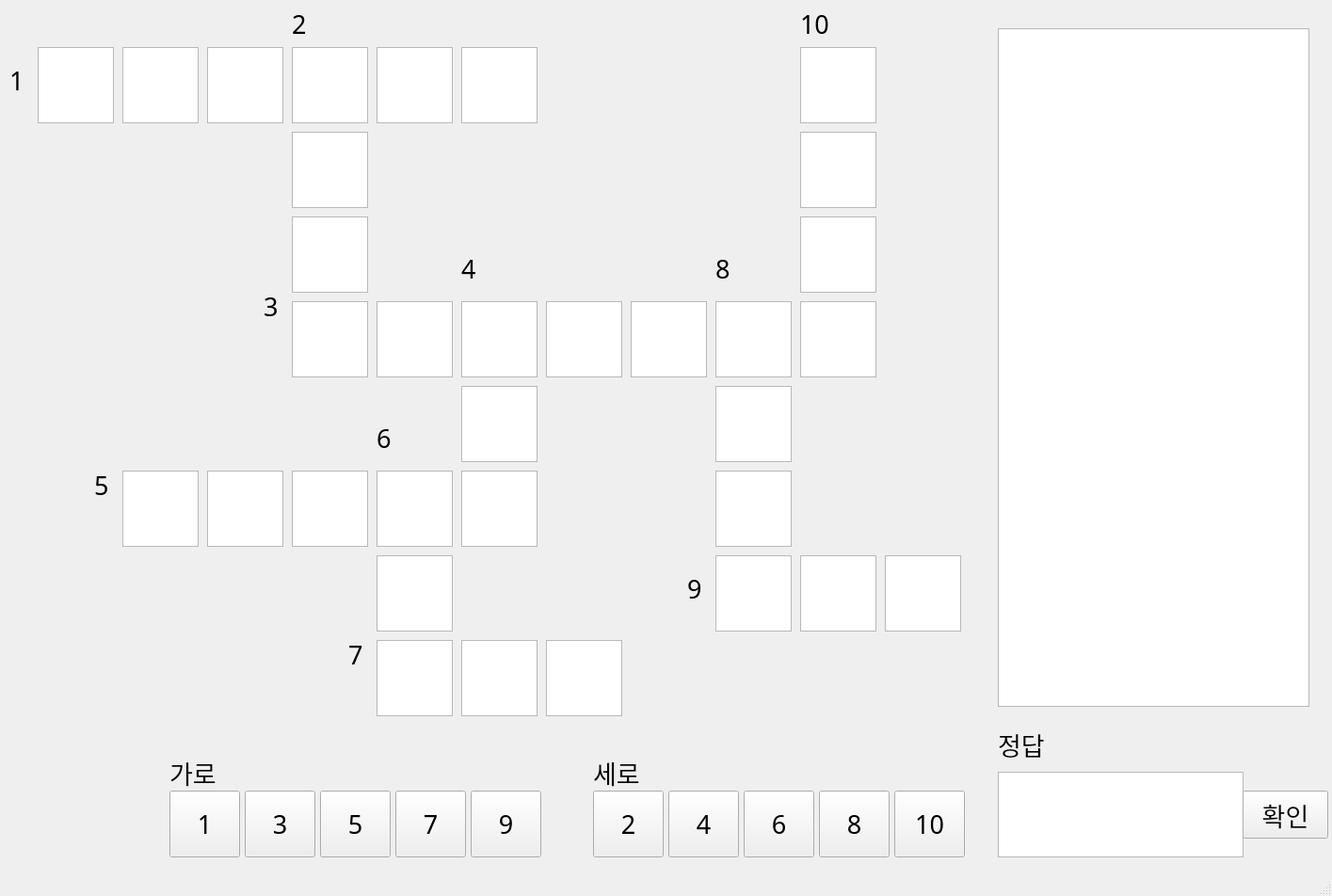
<?xml version="1.0" encoding="UTF-8"?>
<ui version="4.0">
 <class>MainWindow</class>
 <widget class="QMainWindow" name="MainWindow">
  <property name="geometry">
   <rect>
    <x>0</x>
    <y>0</y>
    <width>1415</width>
    <height>952</height>
   </rect>
  </property>
  <property name="windowTitle">
   <string>MainWindow</string>
  </property>
  <widget class="QWidget" name="centralwidget">
   <widget class="QTextEdit" name="A1">
    <property name="geometry">
     <rect>
      <x>40</x>
      <y>50</y>
      <width>81</width>
      <height>81</height>
     </rect>
    </property>
    <property name="font">
     <font>
      <family>함초롬돋움</family>
      <pointsize>25</pointsize>
     </font>
    </property>
   </widget>
   <widget class="QTextEdit" name="A21">
    <property name="geometry">
     <rect>
      <x>130</x>
      <y>500</y>
      <width>81</width>
      <height>81</height>
     </rect>
    </property>
    <property name="font">
     <font>
      <family>함초롬돋움</family>
      <pointsize>25</pointsize>
     </font>
    </property>
   </widget>
   <widget class="QTextEdit" name="A2">
    <property name="geometry">
     <rect>
      <x>130</x>
      <y>50</y>
      <width>81</width>
      <height>81</height>
     </rect>
    </property>
    <property name="font">
     <font>
      <family>함초롬돋움</family>
      <pointsize>25</pointsize>
     </font>
    </property>
   </widget>
   <widget class="QTextEdit" name="A12">
    <property name="geometry">
     <rect>
      <x>310</x>
      <y>320</y>
      <width>81</width>
      <height>81</height>
     </rect>
    </property>
    <property name="font">
     <font>
      <family>함초롬돋움</family>
      <pointsize>25</pointsize>
     </font>
    </property>
   </widget>
   <widget class="QTextEdit" name="A10">
    <property name="geometry">
     <rect>
      <x>310</x>
      <y>230</y>
      <width>81</width>
      <height>81</height>
     </rect>
    </property>
    <property name="font">
     <font>
      <family>함초롬돋움</family>
      <pointsize>25</pointsize>
     </font>
    </property>
   </widget>
   <widget class="QTextEdit" name="A22">
    <property name="geometry">
     <rect>
      <x>220</x>
      <y>500</y>
      <width>81</width>
      <height>81</height>
     </rect>
    </property>
    <property name="font">
     <font>
      <family>함초롬돋움</family>
      <pointsize>25</pointsize>
     </font>
    </property>
   </widget>
   <widget class="QTextEdit" name="A4">
    <property name="geometry">
     <rect>
      <x>310</x>
      <y>50</y>
      <width>81</width>
      <height>81</height>
     </rect>
    </property>
    <property name="font">
     <font>
      <family>함초롬돋움</family>
      <pointsize>25</pointsize>
     </font>
    </property>
   </widget>
   <widget class="QTextEdit" name="A3">
    <property name="geometry">
     <rect>
      <x>220</x>
      <y>50</y>
      <width>81</width>
      <height>81</height>
     </rect>
    </property>
    <property name="font">
     <font>
      <family>함초롬돋움</family>
      <pointsize>25</pointsize>
     </font>
    </property>
   </widget>
   <widget class="QTextEdit" name="A23">
    <property name="geometry">
     <rect>
      <x>310</x>
      <y>500</y>
      <width>81</width>
      <height>81</height>
     </rect>
    </property>
    <property name="font">
     <font>
      <family>함초롬돋움</family>
      <pointsize>25</pointsize>
     </font>
    </property>
   </widget>
   <widget class="QTextEdit" name="A8">
    <property name="geometry">
     <rect>
      <x>310</x>
      <y>140</y>
      <width>81</width>
      <height>81</height>
     </rect>
    </property>
    <property name="font">
     <font>
      <family>함초롬돋움</family>
      <pointsize>25</pointsize>
     </font>
    </property>
   </widget>
   <widget class="QTextEdit" name="A15">
    <property name="geometry">
     <rect>
      <x>580</x>
      <y>320</y>
      <width>81</width>
      <height>81</height>
     </rect>
    </property>
    <property name="font">
     <font>
      <family>함초롬돋움</family>
      <pointsize>25</pointsize>
     </font>
    </property>
   </widget>
   <widget class="QTextEdit" name="A31">
    <property name="geometry">
     <rect>
      <x>580</x>
      <y>680</y>
      <width>81</width>
      <height>81</height>
     </rect>
    </property>
    <property name="font">
     <font>
      <family>함초롬돋움</family>
      <pointsize>25</pointsize>
     </font>
    </property>
   </widget>
   <widget class="QTextEdit" name="A29">
    <property name="geometry">
     <rect>
      <x>400</x>
      <y>680</y>
      <width>81</width>
      <height>81</height>
     </rect>
    </property>
    <property name="font">
     <font>
      <family>함초롬돋움</family>
      <pointsize>25</pointsize>
     </font>
    </property>
   </widget>
   <widget class="QTextEdit" name="A25">
    <property name="geometry">
     <rect>
      <x>490</x>
      <y>500</y>
      <width>81</width>
      <height>81</height>
     </rect>
    </property>
    <property name="font">
     <font>
      <family>함초롬돋움</family>
      <pointsize>25</pointsize>
     </font>
    </property>
   </widget>
   <widget class="QTextEdit" name="A13">
    <property name="geometry">
     <rect>
      <x>400</x>
      <y>320</y>
      <width>81</width>
      <height>81</height>
     </rect>
    </property>
    <property name="font">
     <font>
      <family>함초롬돋움</family>
      <pointsize>25</pointsize>
     </font>
    </property>
   </widget>
   <widget class="QTextEdit" name="A27">
    <property name="geometry">
     <rect>
      <x>400</x>
      <y>590</y>
      <width>81</width>
      <height>81</height>
     </rect>
    </property>
    <property name="font">
     <font>
      <family>함초롬돋움</family>
      <pointsize>25</pointsize>
     </font>
    </property>
   </widget>
   <widget class="QTextEdit" name="A24">
    <property name="geometry">
     <rect>
      <x>400</x>
      <y>500</y>
      <width>81</width>
      <height>81</height>
     </rect>
    </property>
    <property name="font">
     <font>
      <family>함초롬돋움</family>
      <pointsize>25</pointsize>
     </font>
    </property>
   </widget>
   <widget class="QTextEdit" name="A19">
    <property name="geometry">
     <rect>
      <x>490</x>
      <y>410</y>
      <width>81</width>
      <height>81</height>
     </rect>
    </property>
    <property name="font">
     <font>
      <family>함초롬돋움</family>
      <pointsize>25</pointsize>
     </font>
    </property>
   </widget>
   <widget class="QTextEdit" name="A14">
    <property name="geometry">
     <rect>
      <x>490</x>
      <y>320</y>
      <width>81</width>
      <height>81</height>
     </rect>
    </property>
    <property name="font">
     <font>
      <family>함초롬돋움</family>
      <pointsize>25</pointsize>
     </font>
    </property>
   </widget>
   <widget class="QTextEdit" name="A6">
    <property name="geometry">
     <rect>
      <x>490</x>
      <y>50</y>
      <width>81</width>
      <height>81</height>
     </rect>
    </property>
    <property name="font">
     <font>
      <family>함초롬돋움</family>
      <pointsize>25</pointsize>
     </font>
    </property>
   </widget>
   <widget class="QTextEdit" name="A5">
    <property name="geometry">
     <rect>
      <x>400</x>
      <y>50</y>
      <width>81</width>
      <height>81</height>
     </rect>
    </property>
    <property name="font">
     <font>
      <family>함초롬돋움</family>
      <pointsize>25</pointsize>
     </font>
    </property>
   </widget>
   <widget class="QTextEdit" name="A30">
    <property name="geometry">
     <rect>
      <x>490</x>
      <y>680</y>
      <width>81</width>
      <height>81</height>
     </rect>
    </property>
    <property name="font">
     <font>
      <family>함초롬돋움</family>
      <pointsize>25</pointsize>
     </font>
    </property>
   </widget>
   <widget class="QTextEdit" name="A16">
    <property name="geometry">
     <rect>
      <x>670</x>
      <y>320</y>
      <width>81</width>
      <height>81</height>
     </rect>
    </property>
    <property name="font">
     <font>
      <family>함초롬돋움</family>
      <pointsize>25</pointsize>
     </font>
    </property>
   </widget>
   <widget class="QTextEdit" name="A18">
    <property name="geometry">
     <rect>
      <x>850</x>
      <y>320</y>
      <width>81</width>
      <height>81</height>
     </rect>
    </property>
    <property name="font">
     <font>
      <family>함초롬돋움</family>
      <pointsize>25</pointsize>
     </font>
    </property>
   </widget>
   <widget class="QTextEdit" name="A20">
    <property name="geometry">
     <rect>
      <x>760</x>
      <y>410</y>
      <width>81</width>
      <height>81</height>
     </rect>
    </property>
    <property name="font">
     <font>
      <family>함초롬돋움</family>
      <pointsize>25</pointsize>
     </font>
    </property>
   </widget>
   <widget class="QTextEdit" name="A33">
    <property name="geometry">
     <rect>
      <x>850</x>
      <y>590</y>
      <width>81</width>
      <height>81</height>
     </rect>
    </property>
    <property name="font">
     <font>
      <family>함초롬돋움</family>
      <pointsize>25</pointsize>
     </font>
    </property>
   </widget>
   <widget class="QTextEdit" name="A34">
    <property name="geometry">
     <rect>
      <x>940</x>
      <y>590</y>
      <width>81</width>
      <height>81</height>
     </rect>
    </property>
    <property name="font">
     <font>
      <family>함초롬돋움</family>
      <pointsize>25</pointsize>
     </font>
    </property>
   </widget>
   <widget class="QTextEdit" name="A11">
    <property name="geometry">
     <rect>
      <x>850</x>
      <y>230</y>
      <width>81</width>
      <height>81</height>
     </rect>
    </property>
    <property name="font">
     <font>
      <family>함초롬돋움</family>
      <pointsize>25</pointsize>
     </font>
    </property>
   </widget>
   <widget class="QTextEdit" name="A26">
    <property name="geometry">
     <rect>
      <x>760</x>
      <y>500</y>
      <width>81</width>
      <height>81</height>
     </rect>
    </property>
    <property name="font">
     <font>
      <family>함초롬돋움</family>
      <pointsize>25</pointsize>
     </font>
    </property>
   </widget>
   <widget class="QTextEdit" name="A9">
    <property name="geometry">
     <rect>
      <x>850</x>
      <y>140</y>
      <width>81</width>
      <height>81</height>
     </rect>
    </property>
    <property name="font">
     <font>
      <family>함초롬돋움</family>
      <pointsize>25</pointsize>
     </font>
    </property>
   </widget>
   <widget class="QTextEdit" name="A17">
    <property name="geometry">
     <rect>
      <x>760</x>
      <y>320</y>
      <width>81</width>
      <height>81</height>
     </rect>
    </property>
    <property name="font">
     <font>
      <family>함초롬돋움</family>
      <pointsize>25</pointsize>
     </font>
    </property>
   </widget>
   <widget class="QTextEdit" name="A28">
    <property name="geometry">
     <rect>
      <x>760</x>
      <y>590</y>
      <width>81</width>
      <height>81</height>
     </rect>
    </property>
    <property name="font">
     <font>
      <family>함초롬돋움</family>
      <pointsize>25</pointsize>
     </font>
    </property>
   </widget>
   <widget class="QTextEdit" name="A7">
    <property name="geometry">
     <rect>
      <x>850</x>
      <y>50</y>
      <width>81</width>
      <height>81</height>
     </rect>
    </property>
    <property name="font">
     <font>
      <family>함초롬돋움</family>
      <pointsize>25</pointsize>
     </font>
    </property>
   </widget>
   <widget class="QTextEdit" name="T1">
    <property name="geometry">
     <rect>
      <x>1060</x>
      <y>30</y>
      <width>331</width>
      <height>721</height>
     </rect>
    </property>
    <property name="font">
     <font>
      <family>함초롬돋움</family>
      <pointsize>20</pointsize>
     </font>
    </property>
   </widget>
   <widget class="QLabel" name="label">
    <property name="geometry">
     <rect>
      <x>180</x>
      <y>780</y>
      <width>151</width>
      <height>81</height>
     </rect>
    </property>
    <property name="font">
     <font>
      <family>함초롬돋움</family>
      <pointsize>20</pointsize>
     </font>
    </property>
    <property name="text">
     <string>가로</string>
    </property>
   </widget>
   <widget class="QPushButton" name="B1">
    <property name="geometry">
     <rect>
      <x>180</x>
      <y>840</y>
      <width>75</width>
      <height>71</height>
     </rect>
    </property>
    <property name="font">
     <font>
      <family>함초롬돋움</family>
      <pointsize>20</pointsize>
     </font>
    </property>
    <property name="text">
     <string>1</string>
    </property>
   </widget>
   <widget class="QPushButton" name="B2">
    <property name="geometry">
     <rect>
      <x>260</x>
      <y>840</y>
      <width>75</width>
      <height>71</height>
     </rect>
    </property>
    <property name="font">
     <font>
      <family>함초롬돋움</family>
      <pointsize>20</pointsize>
     </font>
    </property>
    <property name="text">
     <string>3</string>
    </property>
   </widget>
   <widget class="QPushButton" name="B3">
    <property name="geometry">
     <rect>
      <x>340</x>
      <y>840</y>
      <width>75</width>
      <height>71</height>
     </rect>
    </property>
    <property name="font">
     <font>
      <family>함초롬돋움</family>
      <pointsize>20</pointsize>
     </font>
    </property>
    <property name="text">
     <string>5</string>
    </property>
   </widget>
   <widget class="QPushButton" name="B4">
    <property name="geometry">
     <rect>
      <x>420</x>
      <y>840</y>
      <width>75</width>
      <height>71</height>
     </rect>
    </property>
    <property name="font">
     <font>
      <family>함초롬돋움</family>
      <pointsize>20</pointsize>
     </font>
    </property>
    <property name="text">
     <string>7</string>
    </property>
   </widget>
   <widget class="QPushButton" name="B5">
    <property name="geometry">
     <rect>
      <x>500</x>
      <y>840</y>
      <width>75</width>
      <height>71</height>
     </rect>
    </property>
    <property name="font">
     <font>
      <family>함초롬돋움</family>
      <pointsize>20</pointsize>
     </font>
    </property>
    <property name="text">
     <string>9</string>
    </property>
   </widget>
   <widget class="QPushButton" name="B6">
    <property name="geometry">
     <rect>
      <x>630</x>
      <y>840</y>
      <width>75</width>
      <height>71</height>
     </rect>
    </property>
    <property name="font">
     <font>
      <family>함초롬돋움</family>
      <pointsize>20</pointsize>
     </font>
    </property>
    <property name="text">
     <string>2</string>
    </property>
   </widget>
   <widget class="QPushButton" name="B7">
    <property name="geometry">
     <rect>
      <x>710</x>
      <y>840</y>
      <width>75</width>
      <height>71</height>
     </rect>
    </property>
    <property name="font">
     <font>
      <family>함초롬돋움</family>
      <pointsize>20</pointsize>
     </font>
    </property>
    <property name="text">
     <string>4</string>
    </property>
   </widget>
   <widget class="QPushButton" name="B8">
    <property name="geometry">
     <rect>
      <x>790</x>
      <y>840</y>
      <width>75</width>
      <height>71</height>
     </rect>
    </property>
    <property name="font">
     <font>
      <family>함초롬돋움</family>
      <pointsize>20</pointsize>
     </font>
    </property>
    <property name="text">
     <string>6</string>
    </property>
   </widget>
   <widget class="QPushButton" name="B9">
    <property name="geometry">
     <rect>
      <x>870</x>
      <y>840</y>
      <width>75</width>
      <height>71</height>
     </rect>
    </property>
    <property name="font">
     <font>
      <family>함초롬돋움</family>
      <pointsize>20</pointsize>
     </font>
    </property>
    <property name="text">
     <string>8</string>
    </property>
   </widget>
   <widget class="QPushButton" name="B10">
    <property name="geometry">
     <rect>
      <x>950</x>
      <y>840</y>
      <width>75</width>
      <height>71</height>
     </rect>
    </property>
    <property name="font">
     <font>
      <family>함초롬돋움</family>
      <pointsize>20</pointsize>
     </font>
    </property>
    <property name="text">
     <string>10</string>
    </property>
   </widget>
   <widget class="QTextEdit" name="T2">
    <property name="geometry">
     <rect>
      <x>1060</x>
      <y>820</y>
      <width>261</width>
      <height>91</height>
     </rect>
    </property>
    <property name="font">
     <font>
      <family>함초롬돋움</family>
      <pointsize>28</pointsize>
     </font>
    </property>
   </widget>
   <widget class="QLabel" name="label_4">
    <property name="geometry">
     <rect>
      <x>10</x>
      <y>50</y>
      <width>31</width>
      <height>71</height>
     </rect>
    </property>
    <property name="font">
     <font>
      <family>함초롬돋움</family>
      <pointsize>20</pointsize>
     </font>
    </property>
    <property name="text">
     <string>1</string>
    </property>
   </widget>
   <widget class="QLabel" name="label_5">
    <property name="geometry">
     <rect>
      <x>310</x>
      <y>-10</y>
      <width>31</width>
      <height>71</height>
     </rect>
    </property>
    <property name="font">
     <font>
      <family>함초롬돋움</family>
      <pointsize>20</pointsize>
     </font>
    </property>
    <property name="text">
     <string>2</string>
    </property>
   </widget>
   <widget class="QLabel" name="label_6">
    <property name="geometry">
     <rect>
      <x>280</x>
      <y>290</y>
      <width>31</width>
      <height>71</height>
     </rect>
    </property>
    <property name="font">
     <font>
      <family>함초롬돋움</family>
      <pointsize>20</pointsize>
     </font>
    </property>
    <property name="text">
     <string>3</string>
    </property>
   </widget>
   <widget class="QLabel" name="label_7">
    <property name="geometry">
     <rect>
      <x>490</x>
      <y>250</y>
      <width>31</width>
      <height>71</height>
     </rect>
    </property>
    <property name="font">
     <font>
      <family>함초롬돋움</family>
      <pointsize>20</pointsize>
     </font>
    </property>
    <property name="text">
     <string>4</string>
    </property>
   </widget>
   <widget class="QLabel" name="label_8">
    <property name="geometry">
     <rect>
      <x>760</x>
      <y>250</y>
      <width>31</width>
      <height>71</height>
     </rect>
    </property>
    <property name="font">
     <font>
      <family>함초롬돋움</family>
      <pointsize>20</pointsize>
     </font>
    </property>
    <property name="text">
     <string>8</string>
    </property>
   </widget>
   <widget class="QLabel" name="label_9">
    <property name="geometry">
     <rect>
      <x>850</x>
      <y>-10</y>
      <width>31</width>
      <height>71</height>
     </rect>
    </property>
    <property name="font">
     <font>
      <family>함초롬돋움</family>
      <pointsize>20</pointsize>
     </font>
    </property>
    <property name="text">
     <string>10</string>
    </property>
   </widget>
   <widget class="QLabel" name="label_10">
    <property name="geometry">
     <rect>
      <x>730</x>
      <y>590</y>
      <width>31</width>
      <height>71</height>
     </rect>
    </property>
    <property name="font">
     <font>
      <family>함초롬돋움</family>
      <pointsize>20</pointsize>
     </font>
    </property>
    <property name="text">
     <string>9</string>
    </property>
   </widget>
   <widget class="QLabel" name="label_11">
    <property name="geometry">
     <rect>
      <x>370</x>
      <y>660</y>
      <width>31</width>
      <height>71</height>
     </rect>
    </property>
    <property name="font">
     <font>
      <family>함초롬돋움</family>
      <pointsize>20</pointsize>
     </font>
    </property>
    <property name="text">
     <string>7</string>
    </property>
   </widget>
   <widget class="QLabel" name="label_12">
    <property name="geometry">
     <rect>
      <x>400</x>
      <y>430</y>
      <width>31</width>
      <height>71</height>
     </rect>
    </property>
    <property name="font">
     <font>
      <family>함초롬돋움</family>
      <pointsize>20</pointsize>
     </font>
    </property>
    <property name="text">
     <string>6</string>
    </property>
   </widget>
   <widget class="QLabel" name="label_13">
    <property name="geometry">
     <rect>
      <x>100</x>
      <y>480</y>
      <width>31</width>
      <height>71</height>
     </rect>
    </property>
    <property name="font">
     <font>
      <family>함초롬돋움</family>
      <pointsize>20</pointsize>
     </font>
    </property>
    <property name="text">
     <string>5</string>
    </property>
   </widget>
   <widget class="QLabel" name="label_2">
    <property name="geometry">
     <rect>
      <x>630</x>
      <y>780</y>
      <width>151</width>
      <height>81</height>
     </rect>
    </property>
    <property name="font">
     <font>
      <family>함초롬돋움</family>
      <pointsize>20</pointsize>
     </font>
    </property>
    <property name="text">
     <string>세로</string>
    </property>
   </widget>
   <widget class="QLabel" name="label_3">
    <property name="geometry">
     <rect>
      <x>1060</x>
      <y>750</y>
      <width>151</width>
      <height>81</height>
     </rect>
    </property>
    <property name="font">
     <font>
      <family>함초롬돋움</family>
      <pointsize>20</pointsize>
     </font>
    </property>
    <property name="text">
     <string>정답</string>
    </property>
   </widget>
   <widget class="QPushButton" name="P">
    <property name="geometry">
     <rect>
      <x>1320</x>
      <y>840</y>
      <width>91</width>
      <height>51</height>
     </rect>
    </property>
    <property name="font">
     <font>
      <family>함초롬돋움</family>
      <pointsize>20</pointsize>
     </font>
    </property>
    <property name="text">
     <string>확인</string>
    </property>
   </widget>
  </widget>
  <widget class="QMenuBar" name="menubar">
   <property name="geometry">
    <rect>
     <x>0</x>
     <y>0</y>
     <width>1415</width>
     <height>21</height>
    </rect>
   </property>
  </widget>
  <widget class="QStatusBar" name="statusbar"/>
 </widget>
 <resources/>
 <connections/>
</ui>
